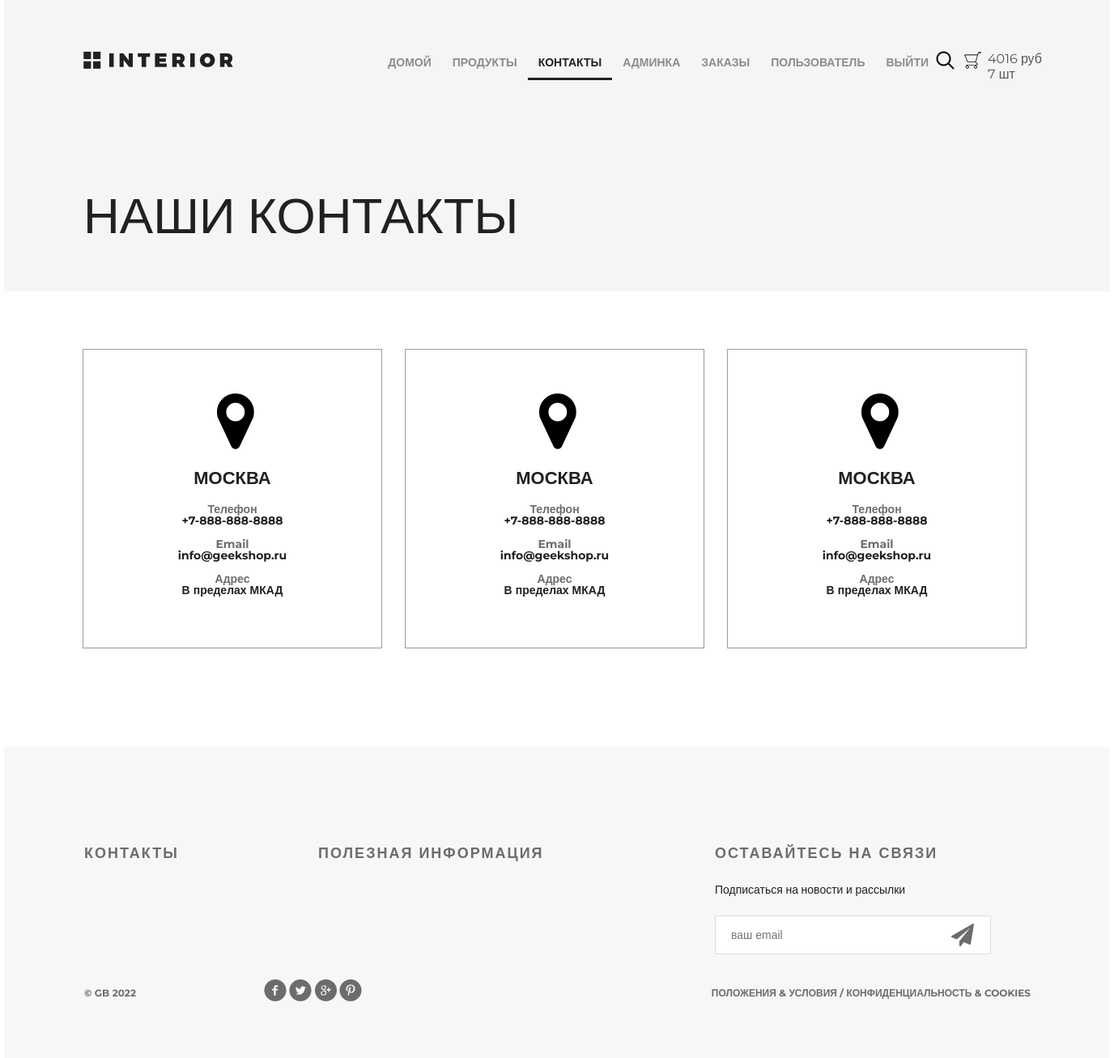
/contact/ (signed in), run on the app's committed database.
### authapp/models.py (models this page shows, shortened)
class ShopUser(AbstractUser):
    avatar = models.ImageField(upload_to='users_avatars', blank=True, verbose_name='аватар', default='default.jpg')
    age = models.PositiveSmallIntegerField(verbose_name='возраст', null=True, default=18)
    activate_key = models.CharField(max_length=128, verbose_name='Ключ активации', blank=True, null=True)
    activate_key_expired = models.DateTimeField(blank=True, null=True)

### basketapp/models.py (models this page shows, shortened)
class Basket(models.Model):
    user = models.ForeignKey(settings.AUTH_USER_MODEL, on_delete=models.CASCADE, related_name='basket')
    product = models.ForeignKey(Product, on_delete=models.CASCADE)
    quantity = models.PositiveSmallIntegerField(default=0)
    add_datetime = models.DateTimeField(auto_now_add=True)
    @property
    def product_cost(self):
        return self.quantity * self.product.price
    @cached_property
    def get_items_cached(self):
        return self.user.basket.select_related()
    @property
    def total_quantity(self):
        _items = self.get_items_cached
        return sum(list(map(lambda x: x.quantity, _items)))
    @property
    def total_cost(self):
        _items = self.get_items_cached
        return sum(list(map(lambda x: x.product_cost, _items)))

### mainapp/models.py (models this page shows, shortened)
class Product(models.Model):
    category = models.ForeignKey(ProductCategory, on_delete=models.CASCADE, verbose_name='категория')
    name = models.CharField(max_length=128, verbose_name='название')
    image = models.ImageField(upload_to='products', blank=True, verbose_name='картинка')
    short_desc = models.CharField(max_length=255, verbose_name='краткое описание')
    description = models.TextField(verbose_name='описание')
    price = models.DecimalField(decimal_places=2, max_digits=10, default=0, verbose_name='цена')
    quantity = models.PositiveSmallIntegerField(default=0, verbose_name='количество')
    is_active = models.BooleanField(default=True)
    class Meta:
        verbose_name = 'продукт'
        verbose_name_plural = 'продукты'

### mainapp/views.py (the view)
# urls.py: path('contact/', views.contact, name='contact'),
def contact(request):
    return render(request, 'mainapp/contact.html')

### mainapp/context_processors.py (called while the page is built)
def basket(request):
    basket_items = []
    if request.user.is_authenticated:
        basket_items = Basket.objects.filter(user=request.user)
    return {
        'basket': basket_items,
    }

### mainapp/templates/mainapp/contact.html
{% extends 'mainapp/base.html' %}
{% load static %}
{% block menu %}
<div class="hero">
    <div class="header clearfix">
            {% include 'mainapp/includes/inc_main_menu.html' %}
    </div>
    <h1>наши контакты</h1>
</div>
{% endblock %}
{% block content %}
<div class="location">
    <div class="location-1">
        <i class="fa fa-map-marker fa-5x"></i>
        <h4>Москва</h4>
        <div class="contacts">
            <h5>Телефон</h5>
            <p>+7-888-888-8888</p>
        </div>
        <div class="contacts">
            <h5>Email</h5>
            <p>info@geekshop.ru</p>
        </div>
        <div class="contacts">
            <h5>Адрес</h5>
            <p>В пределах МКАД</p>
        </div>
    </div>
    <div class="location-1">
        <i class="fa fa-map-marker fa-5x"></i>
        <h4>Москва</h4>
        <div class="contacts">
            <h5>Телефон</h5>
            <p>+7-888-888-8888</p>
        </div>
        <div class="contacts">
            <h5>Email</h5>
            <p>info@geekshop.ru</p>
        </div>
        <div class="contacts">
            <h5>Адрес</h5>
            <p>В пределах МКАД</p>
        </div>
    </div>
    <div class="location-1">
        <i class="fa fa-map-marker fa-5x"></i>
        <h4>Москва</h4>
        <div class="contacts">
            <h5>Телефон</h5>
            <p>+7-888-888-8888</p>
        </div>
        <div class="contacts">
            <h5>Email</h5>
            <p>info@geekshop.ru</p>
        </div>
        <div class="contacts">
            <h5>Адрес</h5>
            <p>В пределах МКАД</p>
        </div>
    </div>
</div>
<div class="clr"></div>
{% endblock %}

### mainapp/templates/mainapp/includes/inc_main_menu.html
<a href="{% url 'mainapp:index' %}" class="logo"></a>
<ul class="menu">
    <li><a href="{% url 'mainapp:index' %}" {% if request.resolver_match.url_name == 'index' %} class="active"{% endif %}>домой</a></li>
    <li><a href="{% url 'mainapp:products' %}" {% if 'products' in request.resolver_match.route %} class="active"{% endif %}>продукты</a></li>
    <li><a href="{% url 'mainapp:contact' %}" {% if request.resolver_match.url_name == 'contact' %} class="active"{% endif %}>контакты</a></li>
    {% if user.is_authenticated %}
    {% if user.is_superuser %}
        <li><a href="{% url 'adminapp:user_list' %}">Админка</a> </li>
    {% endif %}
    <li><a href="{% url 'orderapp:list' %}">Заказы</a></li>
    <li><a href="{% url 'authapp:edit' %}">{{ user.first_name|default:'Пользователь' }}</a></li>
    <li><a href="{% url 'authapp:logout' %}">Выйти</a></li>
    {% else %}
    <li><a href="{% url 'authapp:login' %}">Войти</a></li>
    {% endif %}
</ul>
<a href="#" class="search"></a>
<a href="{% url 'basketapp:basket' %}" class="basket">
    <span>
    {% if basket %} {{ basket.0.total_cost|floatformat:0 }} руб <br>
        {{ basket.0.total_quantity }} шт
        {% endif %}
    </span>
</a>

### static/mainapp/css/style.css (style rules this page uses)
* { margin: 0; padding: 0; }
body { font-family: 'Montserrat', sans-serif; }
html, body { height: 100%; }
.clr { height: 384px; }
.logo { background-image: url(/static/img/logo.png); margin-top: 63px; width: 185px; height: 22px; float: left; }
.menu { list-style-type: none; margin-top: 67px; float: right; }
.menu li { float: left; }
.menu a { color: #8c8c8c; font-size: 14px; font-weight: 700; text-align: right; text-transform: uppercase; text-decoration: none; padding: 10px 13px; }
.menu .active { color: #212121; font-weight: 700; border-bottom: 3px solid #212121; }
.search { display: block; width: 23px; height: 23px; background-image: url(/static/img/search.png); position: absolute; top: 63px; left: 1151px; }
.basket { display: block; width: 23px; height: 23px; background-image: url(/static/img/basket.png); position: absolute; top: 63px; left: 1185px; text-decoration: none; color: #555; }
.basket span { display: block; margin-left: 30px; width: 150px; }
.clearfix:after { content: ""; display: block; clear: both; }
.hero { background-color: #f5f5f5; height: 360px; padding-left: 98px; padding-right: 211px; position: relative; }
.hero h1 { color: #212121; font-size: 62px; font-weight: 100; text-align: left; margin-top: 142px; text-transform: uppercase; }
.location { padding: 0px 97px; }
.location-1 { height: 368px; width: 368px; border: 1px solid #9c9c9c; margin: 71px 28px 122px 0px; float: left; }
.location-1:last-child { margin: 71px 0px 122px 0px; }
.location i { display: block; margin: 48px auto 0px; width: 38px; }
.location h4 { margin: 23px auto 23px; text-transform: uppercase; text-align: center; color: #212121; font-size: 22px; font-weight: 700; line-height: 16px; }
.contacts { text-align: center; margin-bottom: 15px; line-height: 14px; color: #212121; font-size: 14px; font-weight: 700; }
.contacts h5 { color: #6c6c6c; font-size: 14px; font-weight: 700; }

### data on the page
ShopUser: first_name "ПОЛЬЗОВАТЕЛЬ"
Basket: user+quantity+product "4016", quantity.quantity "7"
